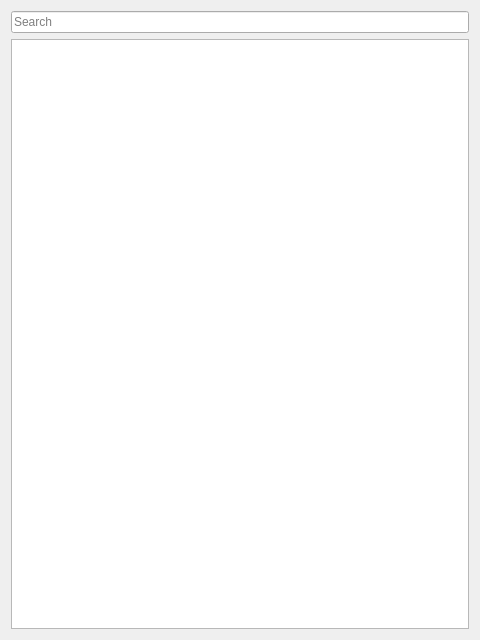
<?xml version="1.0" encoding="UTF-8"?>
<ui version="4.0">
 <class>Frame</class>
 <widget class="QFrame" name="Frame">
  <property name="geometry">
   <rect>
    <x>0</x>
    <y>0</y>
    <width>480</width>
    <height>640</height>
   </rect>
  </property>
  <property name="windowTitle">
   <string>All Payments</string>
  </property>
  <layout class="QGridLayout" name="gridLayout">
   <item row="0" column="0">
    <widget class="QLineEdit" name="lineEdit">
     <property name="placeholderText">
      <string>Search</string>
     </property>
    </widget>
   </item>
   <item row="1" column="0">
    <widget class="QTableView" name="all_payments_view"/>
   </item>
  </layout>
 </widget>
 <resources/>
 <connections/>
</ui>
